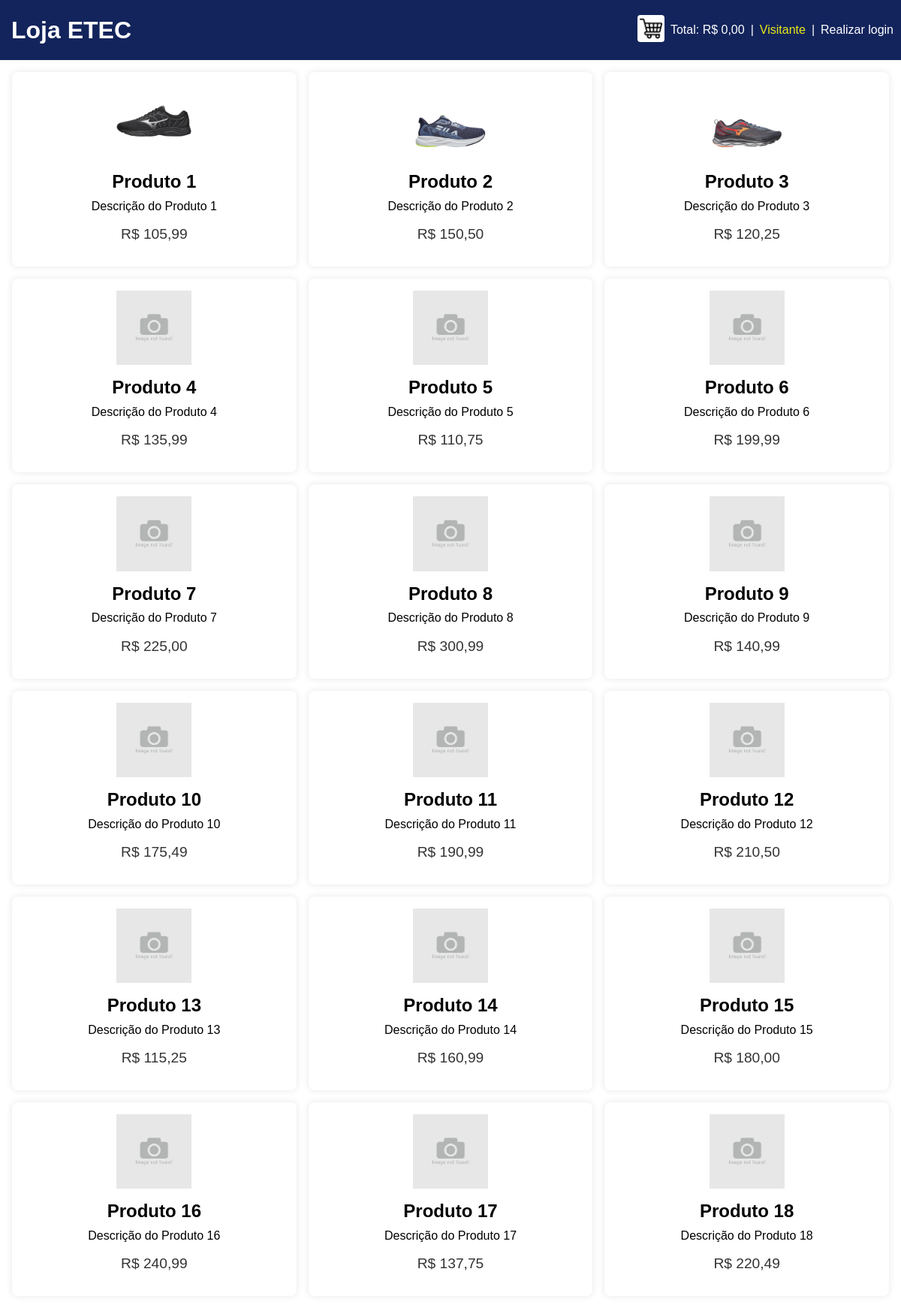
The page / on the database its author committed.
### tables this page shows
CREATE TABLE `produtos` (
  `id` int(11) NOT NULL AUTO_INCREMENT,
  `nome` varchar(255) NOT NULL,
  `descricao` text DEFAULT NULL,
  `preco` decimal(10,2) NOT NULL DEFAULT 0.00,
  `foto` varchar(255) DEFAULT NULL,
  PRIMARY KEY (`id`)
);

### index.php (the view, shortened to what this page needs)
<?php
include "admin/conexao.php";
$usuario = "Visitante";
$valor_formatado = "R$ " . number_format($_SESSION['total'], 2, ',', '.');
?>
<!DOCTYPE html>
<html lang="pt-BR">
<head>
    <link rel="stylesheet" href="css/loja.css">
</head>
<body>
    <header>
        <h1><a href="index.php">Loja ETEC</a></h1>
        <div class="cart-info">
            <span><img class="cart-icon" src="imagens/carrinho.png" alt="Carrinho"></span>
            <span>Total: <?=$valor_formatado?></span>
            <span> | </span>
            <span class="user-name"><?=$usuario?></span>
            <span> | </span>
            <span>
        <?php
                if (!isset($_SESSION['email'])) {
        ?>
                    <a href="login.php">Realizar login</a>
        <?php
                } else {
        ?>
                    <form action="logout.php" method="post">
                        <button name="logout" type="submit" class="link-button">Logout</button>
                    </form>
        <?php
                }
        ?>
            </span>
        </div>
    </header>
    <main>
        <?php
        $sql = "SELECT * FROM produtos ORDER BY id";
        $result = $conexao->query($sql);
        if ($result->num_rows > 0) {
            while($row = $result->fetch_assoc()) {
                $nome = $row["nome"];
                $descricao = $row["descricao"];
                $preco_formatado = "R$ " . number_format($row["preco"], 2, ',', '.');
                $foto = $row["foto"];
                if (! file_exists($foto)) {
                    $foto = "imagens/nao_encontrado.png";
                }
        ?>
        <div class="product">
            <img src="<?=$foto?>" alt="Foto do produto">
            <div class="product-details">
                <h2><?=$nome?></h2>
                <p><?=$descricao?></p>
                <p class="product-price"><?=$preco_formatado?></p>
            </div>
        </div>
        <?php
            }
        }
        ?>
    </main>
</body>
</html>

### css/loja.css (style rules this page uses)
body { font-family: Arial, sans-serif; line-height: 1.2; margin: 0; padding: 0; background-color: #f4f4f4; }
header { position: fixed; top: 0; left: 0; width: 100%; height: 80px; background: #13245c; color: #fff; padding: 0 60px 0 15px; display: flex; justify-content: space-between; align-items: center; }
header h1 { margin: 0; }
header h1 a { color: white; text-decoration: none; }
.cart-info { display: flex; align-items: center; margin-right: 25px; }
.cart-info span { margin-left: 0.5rem; }
.cart-info span a { color: white; text-decoration: none; }
main { padding: 1rem; background: #fff; margin-top: 80px; box-shadow: 0 0 10px rgba(0, 0, 0, 0.1); display: grid; grid-template-columns: repeat(3, 1fr); gap: 1rem; }
.product { background: #fff; padding: 1rem; border-radius: 8px; box-shadow: 0 0 10px rgba(0, 0, 0, 0.1); display: flex; flex-direction: column; align-items: center; text-align: center; }
.product img { max-width: 100px; margin-bottom: 1rem; }
.product-details { flex: 1; }
.product-details h2 { margin: 0 0 0.5rem; }
.product-details p { margin: 0 0 1rem; }
.product-price { font-size: 1.2rem; color: #333; margin-bottom: 1rem; }
.cart-icon { height: 30px; background-color: white; padding: 3px; border-radius: 4px; }
.user-name { color: rgb(233, 233, 24); }

### rows shown on the page
produtos: foto (picture), nome "Produto 1", descricao "Descrição do Produto 1", preco "R$ 105,99"
produtos: foto (picture), nome "Produto 2", descricao "Descrição do Produto 2", preco "R$ 150,50"
produtos: foto (picture), nome "Produto 3", descricao "Descrição do Produto 3", preco "R$ 120,25"
produtos: nome "Produto 4", descricao "Descrição do Produto 4", preco "R$ 135,99"
produtos: nome "Produto 5", descricao "Descrição do Produto 5", preco "R$ 110,75"
produtos: nome "Produto 6", descricao "Descrição do Produto 6", preco "R$ 199,99"
produtos: nome "Produto 7", descricao "Descrição do Produto 7", preco "R$ 225,00"
produtos: nome "Produto 8", descricao "Descrição do Produto 8", preco "R$ 300,99"
produtos: nome "Produto 9", descricao "Descrição do Produto 9", preco "R$ 140,99"
produtos: nome "Produto 10", descricao "Descrição do Produto 10", preco "R$ 175,49"
produtos: nome "Produto 11", descricao "Descrição do Produto 11", preco "R$ 190,99"
produtos: nome "Produto 12", descricao "Descrição do Produto 12", preco "R$ 210,50"
produtos: nome "Produto 13", descricao "Descrição do Produto 13", preco "R$ 115,25"
produtos: nome "Produto 14", descricao "Descrição do Produto 14", preco "R$ 160,99"
produtos: nome "Produto 15", descricao "Descrição do Produto 15", preco "R$ 180,00"
produtos: nome "Produto 16", descricao "Descrição do Produto 16", preco "R$ 240,99"
produtos: nome "Produto 17", descricao "Descrição do Produto 17", preco "R$ 137,75"
produtos: nome "Produto 18", descricao "Descrição do Produto 18", preco "R$ 220,49"

### other values the page prints
$valor_formatado "R$ 0,00"
$usuario "Visitante"
